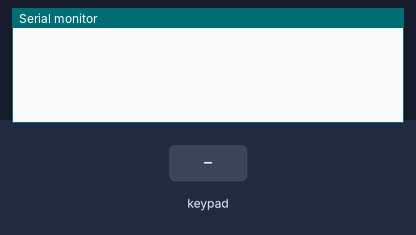
The sketch below on a simulated Arduino Uno, built with avr-gcc and run on an emulated ATmega328P. Shown: the last lines printed to the serial monitor. Wiring (inferred from the names in the program): 4×4 keypad with keys 1 2 3 A 4 5 6 B 7 8 9 C * 0 # D: rows pin 7, pin 6, pin 5, pin 4; columns pin 11, pin 10, pin 9, pin 8. The inputs (shaded band) are chosen by the test bench.

Above: at 1.2 s.
1.3 s: key '1' pressed
At 2.5 s:
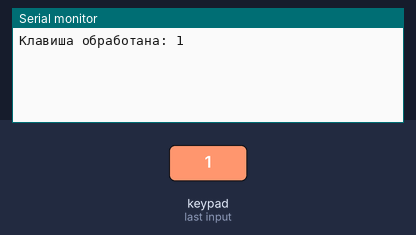
2.8 s: keypad keys 7 6 5 4 # pressed 0.4 s apart
At 4.9 s:
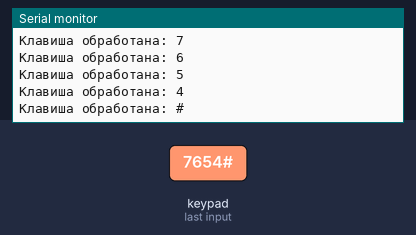
6.3 s: key 'A' pressed
At 7.5 s:
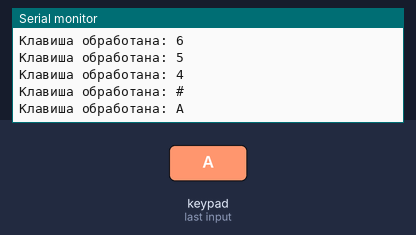
7.8 s: keypad keys 7 6 5 4 * pressed 0.4 s apart
At 9.9 s:
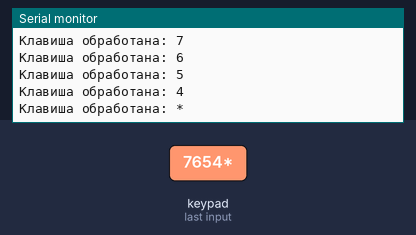
11.3 s: key 'B' pressed
At 12.5 s:
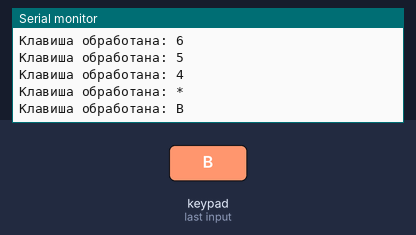
12.8 s: keypad keys 7 6 5 4 D pressed 0.4 s apart
At 14.9 s:
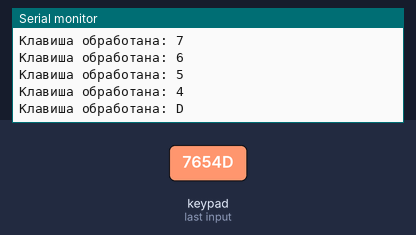
Timing chart, 0 to 16.4 s (numbered marks = the images above; inputs shaded):
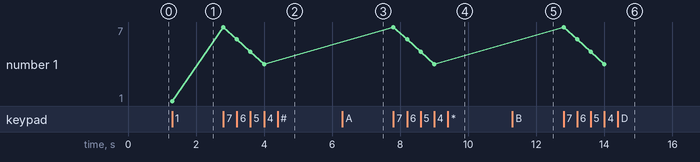

The sketch:

zad3.ino
```cpp
// Выводы для клавиатуры 4x4
const int rowPins[4] = {7, 6, 5, 4};
const int colPins[4] = {11, 10, 9, 8};

char keys[4][4] = {
  {'1', '2', '3', 'A'},
  {'4', '5', '6', 'B'},
  {'7', '8', '9', 'C'},
  {'*', '0', '#', 'D'}
};

volatile byte currentRow = 0;
volatile char lastKey = 0;
volatile bool keyPressed = false;
unsigned long lastDebounceTime = 0;

void setup() {
  Serial.begin(9600);

  // Настройка выводов клавиатуры
  for (int i = 0; i < 4; i++) {
    pinMode(rowPins[i], OUTPUT);
    digitalWrite(rowPins[i], HIGH);
    pinMode(colPins[i], INPUT_PULLUP);
  }

  // Настройка Timer2 для прерывания каждые 1 мс
  TCCR2A = 0;
  TCCR2B = 0;
  TCCR2A |= (1 << WGM21);  // Режим CTC
  OCR2A = 249;             // 16MHz/64/1000Hz - 1 = 249
  TIMSK2 |= (1 << OCIE2A); // Разрешить прерывание
  TCCR2B |= (1 << CS22);   // Предделитель 64

  sei();
}

ISR(TIMER2_COMPA_vect) {
  // Деактивируем предыдущую строку
  digitalWrite(rowPins[currentRow], HIGH);

  // Переходим к следующей строке
  currentRow = (currentRow + 1) % 4;

  // Активируем новую строку
  digitalWrite(rowPins[currentRow], LOW);

  // Читаем столбцы
  for (int col = 0; col < 4; col++) {
    if (digitalRead(colPins[col]) == LOW) {
      // Защита от дребезга
      if (millis() - lastDebounceTime > 50) {
        char newKey = keys[currentRow][col];
        if (newKey != lastKey) {
          lastKey = newKey;
          keyPressed = true;
          lastDebounceTime = millis();
        }
      }
      break;
    }
  }
}

void loop() {
  if (keyPressed) {
    Serial.print("Клавиша обработана: ");
    Serial.println(lastKey);
    keyPressed = false;
  }
}
```

Measured:
- after the input at 1.3 s, the serial monitor: prints a new line at once (image 1)
- after the input at 2.8 s, the serial monitor: prints a new line at once (image 2)
- after the input at 6.3 s, the serial monitor: prints a new line at once (image 3)
- after the input at 7.8 s, the serial monitor: prints a new line at once (image 4)
- after the input at 11.3 s, the serial monitor: prints a new line at once (image 5)
- after the input at 12.8 s, the serial monitor: prints a new line at once (image 6)
- plotted number 1: 1 → 4 after the input at 2.8 s
